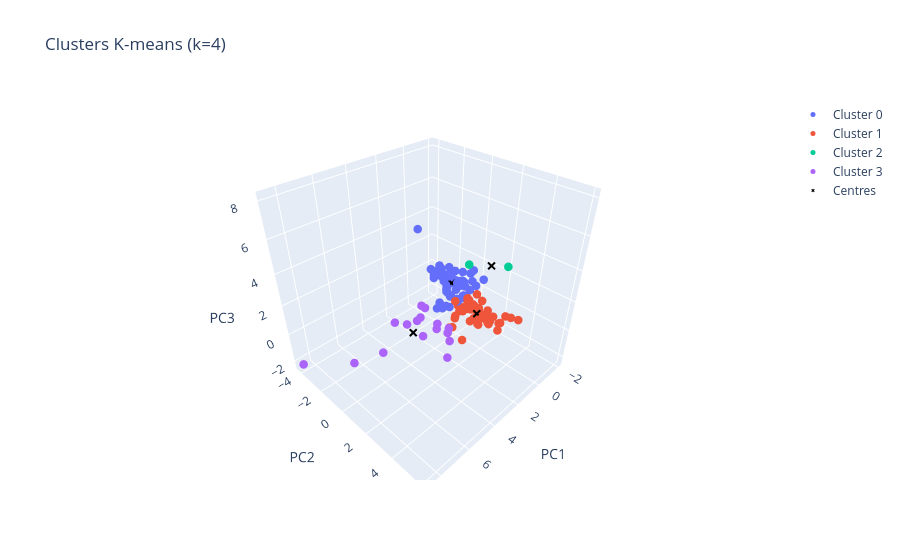
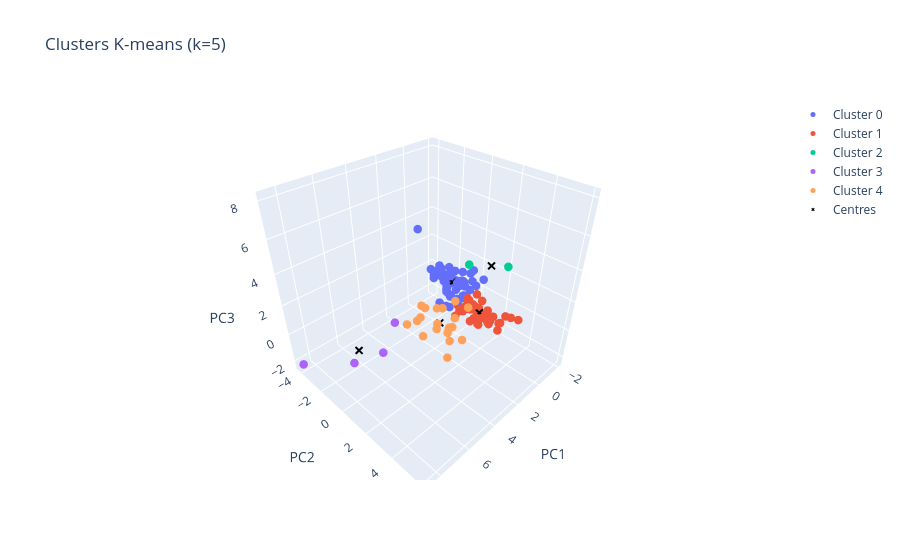

The notebook cell these images were saved under, in order:
### Code cell
# ============================================================
# K-MEANS — ANALYSE DES CLUSTERS (k=4 et k=5)
# ============================================================

def analyze_clusters(k):
    kmeans = KMeans(n_clusters=k, random_state=42)
    labels = kmeans.fit_predict(X)
    centers = kmeans.cluster_centers_

    print(f"\nAnalyse pour k={k} clusters :")
    unique, counts = np.unique(labels, return_counts=True)
    taille_clusters = {int(u): int(c) for u, c in zip(unique, counts)}
    print("Taille des clusters :", taille_clusters)

    print("Centres des clusters :")
    for i, center in enumerate(centers):
        center_rounded = [round(float(coord), 3) for coord in center]
        print(f"  Cluster {i} : {center_rounded}")


    fig = go.Figure()

    for cluster in range(k):
        mask = labels == cluster
        cluster_labels = [f'Cluster {cluster}'] * sum(mask)
        fig.add_trace(go.Scatter3d(
            x=X['PC1'][mask],
            y=X['PC2'][mask],
            z=X['PC3'][mask],
            mode='markers',
            marker=dict(size=5),
            name=f'Cluster {cluster}',
            text=df_pca['Zone'][mask],
            customdata=cluster_labels,
            hovertemplate=(
                '<b>%{text}</b><br>'
                'PC1: %{x:.2f}<br>'
                'PC2: %{y:.2f}<br>'
                'PC3: %{z:.2f}<br>'
                '%{customdata}<extra></extra>'
            )
        ))

    fig.add_trace(go.Scatter3d(
        x=centers[:, 0], y=centers[:, 1], z=centers[:, 2],
        mode='markers',
        marker=dict(size=3, color='black', symbol='x'),
        name='Centres',
        hovertemplate='<b>Centre Cluster %{pointNumber}</b><br>PC1: %{x:.2f}<br>PC2: %{y:.2f}<br>PC3: %{z:.2f}<extra></extra>'
    ))

    fig.update_layout(
        title=f'Clusters K-means (k={k})',
        scene=dict(
            xaxis_title='PC1',
            yaxis_title='PC2',
            zaxis_title='PC3'
        )
    )
    fig.show(config={'scrollZoom': True})

analyze_clusters(4)
analyze_clusters(5)

### Figure 1 — Plotly figure (JSON) as saved in the notebook; plotly's stock layout.template omitted (floating-point values rounded to 4 significant figures)
{"data": [{"customdata": ["Cluster 0", "Cluster 0", "Cluster 0", "Cluster 0", "Cluster 0", "Cluster 0", "Cluster 0", "Cluster 0", "Cluster 0", "Cluster 0", "Cluster 0", "Cluster 0", "Cluster 0", "Cluster 0", "Cluster 0", "Cluster 0", "Cluster 0", "Cluster 0", "Cluster 0", "Cluster 0", "Cluster 0", "Cluster 0", "Cluster 0", "Cluster 0", "Cluster 0", "Cluster 0", "Cluster 0", "Cluster 0", "Cluster 0", "Cluster 0", "Cluster 0", "Cluster 0", "Cluster 0", "Cluster 0", "Cluster 0", "Cluster 0", "Cluster 0", "Cluster 0", "Cluster 0", "Cluster 0", "Cluster 0", "Cluster 0", "Cluster 0", "Cluster 0", "Cluster 0", "Cluster 0", "Cluster 0", "Cluster 0", "Cluster 0", "Cluster 0", "Cluster 0", "Cluster 0", "Cluster 0", "Cluster 0", "Cluster 0", "Cluster 0", "Cluster 0", "Cluster 0", "Cluster 0"], "hovertemplate": "<b>%{text}</b><br>PC1: %{x:.2f}<br>PC2: %{y:.2f}<br>PC3: %{z:.2f}<br>%{customdata}<extra></extra>", "marker": {"size": 5}, "mode": "markers", "name": "Cluster 0", "text": ["Algérie", "Angola", "Arabie saoudite", "Arménie", "Azerbaïdjan", "Belize", "Bolivie (État plurinational de)", "Botswana", "Burkina Faso", "Bélarus", "Bénin", "Cambodge", "Congo", "El Salvador", "Eswatini", "Gabon", "Gambie", "Ghana", "Guatemala", "Guinée", "Guinée-Bissau", "Géorgie", "Haïti", "Honduras", "Jordanie", "Kazakhstan", "Kirghizistan", "Lesotho", "Libéria", "Madagascar", "Malawi", "Maldives", "Maroc", "Mauritanie", "Mongolie", "Monténégro", "Mozambique", "Namibie", "Nicaragua", "Népal", "Oman", "Ouganda", "Rwanda", "République de Moldova", "République-Unie de Tanzanie", "Sao Tomé-et-Principe", "Serbie", "Sierra Leone", "Sri Lanka", "Sénégal", "Tadjikistan", "Timor-Leste", "Togo", "Turkménistan", "Vanuatu", "Viet Nam", "Zambie", "Zimbabwe", "Équateur"], "type": "scatter3d", "x": [0.0691, -0.6791, 0.9796, -0.655, -0.3578, -0.8171, 0.2495, -1.117, -0.5537, 0.2745, -1.065, -0.7603, -1.027, -0.341, -0.5415, -1.231, -1.937, -0.7924, -0.1239, -0.7429, -1.1, -0.7019, -0.6862, -0.2563, -0.5308, -0.1442, -0.903, -0.9317, -1.31, -0.5538, -0.2918, -1.511, 0.7148, -1.263, -1.53, -0.7684, -0.5102, -1.07, -0.42, -0.03539, -1.673, -0.703, -0.8526, -0.2277, -0.5037, -1.235, -0.3324, -0.9684, -0.2184, -0.6774, -1.082, -2.008, -0.7806, -0.7809, -1.553, 1.086, -0.5019, -0.4891, 0.00474], "y": [-1.986, -2.095, -0.3504, -0.752, -1.256, -0.349, -0.7324, -0.00779, -2.392, -0.4233, -0.9583, -1.152, -1.047, -0.29, -1.283, -0.5118, -0.455, -0.7924, -1.082, -2.293, -1.784, -0.2167, -1.412, -1.082, -1.332, -1.086, -1.548, -0.6707, -0.734, -1.91, -2.615, -0.985, -0.8507, -1.401, 0.1308, -0.1824, -2.263, -0.6743, -0.395, -2.091, -0.4729, -1.991, -1.374, -1.163, -2.073, -0.5944, -0.3202, -1.148, -0.7652, -1.67, -1.482, 0.3226, -1.799, -0.769, -0.1979, -0.7128, -3.993, -1.659, -0.6363], "z": [1.038, 1.152, -0.2098, 0.1476, 0.1908, -0.3769, -0.6353, 0.2631, 0.8244, -0.5392, 0.514, 0.4427, 0.416, -0.3561, 0.3549, 0.2361, 1.132, 0.586, 0.2946, 1.207, 1.155, -0.08708, 0.8182, -0.0615, 0.4467, 0.4792, 0.8589, 0.3525, 0.4879, 0.6476, 0.9976, 0.9652, -0.1933, 0.9687, 0.4431, -0.0688, 0.8766, 0.657, -0.303, 0.6962, 1.022, 0.8071, 0.5263, 0.007013, 0.7342, 0.5059, -0.1806, 0.5459, -0.0958, 0.5944, 0.88, 0.7687, 0.6209, 0.4721, 0.619, -0.3608, 3.256, 0.4481, 0.02103]}, {"customdata": ["Cluster 1", "Cluster 1", "Cluster 1", "Cluster 1", "Cluster 1", "Cluster 1", "Cluster 1", "Cluster 1", "Cluster 1", "Cluster 1", "Cluster 1", "Cluster 1", "Cluster 1", "Cluster 1", "Cluster 1", "Cluster 1", "Cluster 1", "Cluster 1", "Cluster 1", "Cluster 1", "Cluster 1", "Cluster 1", "Cluster 1", "Cluster 1", "Cluster 1", "Cluster 1", "Cluster 1", "Cluster 1", "Cluster 1", "Cluster 1", "Cluster 1", "Cluster 1", "Cluster 1", "Cluster 1", "Cluster 1", "Cluster 1", "Cluster 1", "Cluster 1", "Cluster 1", "Cluster 1", "Cluster 1", "Cluster 1", "Cluster 1", "Cluster 1", "Cluster 1", "Cluster 1", "Cluster 1", "Cluster 1", "Cluster 1", "Cluster 1", "Cluster 1", "Cluster 1"], "hovertemplate": "<b>%{text}</b><br>PC1: %{x:.2f}<br>PC2: %{y:.2f}<br>PC3: %{z:.2f}<br>%{customdata}<extra></extra>", "marker": {"size": 5}, "mode": "markers", "name": "Cluster 1", "text": ["Albanie", "Antigua-et-Barbuda", "Autriche", "Bahamas", "Bosnie-Herzégovine", "Bulgarie", "Cabo Verde", "Canada", "Chili", "Chine - RAS de Hong-Kong", "Chine - RAS de Macao", "Chypre", "Costa Rica", "Croatie", "Danemark", "Dominique", "Estonie", "Fidji", "Finlande", "Grenade", "Grèce", "Guyana", "Hongrie", "Irlande", "Israël", "Italie", "Jamaïque", "Koweït", "Lettonie", "Lituanie", "Luxembourg", "Macédoine du Nord", "Malte", "Maurice", "Norvège", "Panama", "Portugal", "Roumanie", "République de Corée", "République dominicaine", "Saint-Kitts-et-Nevis", "Sainte-Lucie", "Samoa", "Slovaquie", "Slovénie", "Suisse", "Suriname", "Suède", "Tchéquie", "Trinité-et-Tobago", "Uruguay", "Émirats arabes unis"], "type": "scatter3d", "x": [-0.8031, -1.146, -0.3853, -1.115, -0.2646, -0.4361, -1.336, 1.986, 0.3849, -1.802, -1.066, -0.7282, -0.545, -0.6538, -0.2612, -1.474, -0.7801, -0.5917, -0.5423, -1.067, -0.2916, -0.4541, 0.8301, -0.5425, 0.805, 1.469, -0.4238, -0.7936, -0.8023, -0.4017, -1.26, -0.8764, -0.8319, -0.5481, -0.518, -0.3896, 0.08023, 0.711, 0.9498, -0.1069, -1.042, -1.017, -1.243, -0.4687, -0.634, -0.7867, -0.8762, -0.564, -0.002685, -0.6036, -0.598, -0.6808], "y": [0.2262, 1.71, 2.012, 1.801, -0.1934, 0.5258, 0.4014, 2.152, 0.1809, 3.293, 2.843, 0.4592, 0.6042, 0.6752, 2.533, 2.257, 0.7017, 0.3129, 1.502, 1.43, 0.4009, 0.05887, 1.513, 2.104, 0.3366, 0.6782, 0.7091, 0.1046, 1.045, 1.185, 3.103, 0.01737, 1.016, 0.8782, 1.88, 0.1895, 1.69, 0.417, 0.6397, 0.07604, 1.718, 1.716, 2.27, 1.494, 1.005, 2.61, 0.09229, 1.754, 1.296, 1.237, 0.2931, 1.88], "z": [-0.2195, -1.267, 0.1535, -0.8963, -0.5897, -0.4381, 0.02766, -0.5761, -0.8445, -0.6413, -0.2008, -0.5303, -0.6112, -0.242, 0.05584, -1.282, -0.4083, -0.7545, -0.8033, -1.054, -0.4793, -1.004, 0.7623, -0.362, -1.4, -0.8477, -1.423, -0.1594, -0.5813, -0.8729, -0.2724, -0.2083, -0.4536, -1.168, -0.6918, -0.5806, -0.7694, 0.5814, -0.4363, -0.7894, -1.303, -1.421, -1.731, 0.5468, -0.6051, -0.7083, -0.4129, -0.3754, 0.3392, -1.5, -0.232, -1.023]}, {"customdata": ["Cluster 2", "Cluster 2"], "hovertemplate": "<b>%{text}</b><br>PC1: %{x:.2f}<br>PC2: %{y:.2f}<br>PC3: %{z:.2f}<br>%{customdata}<extra></extra>", "marker": {"size": 5}, "mode": "markers", "name": "Cluster 2", "text": ["Allemagne", "Belgique"], "type": "scatter3d", "x": [6.425, 1.539], "y": [5.969, 4.368], "z": [8.118, 5.119]}, {"customdata": ["Cluster 3", "Cluster 3", "Cluster 3", "Cluster 3", "Cluster 3", "Cluster 3", "Cluster 3", "Cluster 3", "Cluster 3", "Cluster 3", "Cluster 3", "Cluster 3", "Cluster 3", "Cluster 3", "Cluster 3", "Cluster 3"], "hovertemplate": "<b>%{text}</b><br>PC1: %{x:.2f}<br>PC2: %{y:.2f}<br>PC3: %{z:.2f}<br>%{customdata}<extra></extra>", "marker": {"size": 5}, "mode": "markers", "name": "Cluster 3", "text": ["Afrique du Sud", "Argentine", "Colombie", "Espagne", "France", "Fédération de Russie", "Inde", "Indonésie", "Iran (République islamique d')", "Japon", "Malaisie", "Mexique", "Pologne", "Pérou", "Royaume-Uni de Grande-Bretagne et d'Irlande du Nord", "Thaïlande"], "type": "scatter3d", "x": [2.408, 2.742, 2.078, 2.468, 2.774, 6.919, 8.636, 3.642, 2.992, 2.646, 2.504, 5.227, 3.304, 1.671, 3.116, 1.917], "y": [-1.101, -0.2439, -1.148, 1.47, 1.82, -1.492, -4.216, -1.719, -1.367, 1.665, 0.6929, -0.9864, 1.413, -1.156, 2.217, -1.21], "z": [-0.807, -1.296, -0.7637, -0.1694, 0.5588, -1.486, -2.291, -0.5887, -0.9043, -1.822, 0.05724, -1.478, 0.5835, -0.2517, 0.09582, 0.01941]}, {"hovertemplate": "<b>Centre Cluster %{pointNumber}</b><br>PC1: %{x:.2f}<br>PC2: %{y:.2f}<br>PC3: %{z:.2f}<extra></extra>", "marker": {"color": "black", "size": 3, "symbol": "x"}, "mode": "markers", "name": "Centres", "type": "scatter3d", "x": [-0.652, -0.4719, 3.982, 3.44], "y": [-1.115, 1.17, 5.168, -0.3351], "z": [0.4748, -0.5905, 6.619, -0.659]}], "layout": {"scene": {"xaxis": {"title": {"text": "PC1"}}, "yaxis": {"title": {"text": "PC2"}}, "zaxis": {"title": {"text": "PC3"}}}, "title": {"text": "Clusters K-means (k=4)"}}}

### Figure 2 — Plotly figure (JSON) as saved in the notebook; plotly's stock layout.template omitted (floating-point values rounded to 4 significant figures)
{"data": [{"customdata": ["Cluster 0", "Cluster 0", "Cluster 0", "Cluster 0", "Cluster 0", "Cluster 0", "Cluster 0", "Cluster 0", "Cluster 0", "Cluster 0", "Cluster 0", "Cluster 0", "Cluster 0", "Cluster 0", "Cluster 0", "Cluster 0", "Cluster 0", "Cluster 0", "Cluster 0", "Cluster 0", "Cluster 0", "Cluster 0", "Cluster 0", "Cluster 0", "Cluster 0", "Cluster 0", "Cluster 0", "Cluster 0", "Cluster 0", "Cluster 0", "Cluster 0", "Cluster 0", "Cluster 0", "Cluster 0", "Cluster 0", "Cluster 0", "Cluster 0", "Cluster 0", "Cluster 0", "Cluster 0", "Cluster 0", "Cluster 0", "Cluster 0", "Cluster 0", "Cluster 0", "Cluster 0", "Cluster 0", "Cluster 0", "Cluster 0", "Cluster 0", "Cluster 0", "Cluster 0", "Cluster 0", "Cluster 0", "Cluster 0", "Cluster 0", "Cluster 0"], "hovertemplate": "<b>%{text}</b><br>PC1: %{x:.2f}<br>PC2: %{y:.2f}<br>PC3: %{z:.2f}<br>%{customdata}<extra></extra>", "marker": {"size": 5}, "mode": "markers", "name": "Cluster 0", "text": ["Algérie", "Angola", "Arménie", "Azerbaïdjan", "Belize", "Bolivie (État plurinational de)", "Botswana", "Burkina Faso", "Bélarus", "Bénin", "Cambodge", "Congo", "El Salvador", "Eswatini", "Gabon", "Gambie", "Ghana", "Guatemala", "Guinée", "Guinée-Bissau", "Géorgie", "Haïti", "Honduras", "Jordanie", "Kazakhstan", "Kirghizistan", "Lesotho", "Libéria", "Madagascar", "Malawi", "Maldives", "Maroc", "Mauritanie", "Mongolie", "Monténégro", "Mozambique", "Namibie", "Nicaragua", "Népal", "Oman", "Ouganda", "Rwanda", "République de Moldova", "République-Unie de Tanzanie", "Sao Tomé-et-Principe", "Serbie", "Sierra Leone", "Sri Lanka", "Sénégal", "Tadjikistan", "Timor-Leste", "Togo", "Turkménistan", "Vanuatu", "Zambie", "Zimbabwe", "Équateur"], "type": "scatter3d", "x": [0.0691, -0.6791, -0.655, -0.3578, -0.8171, 0.2495, -1.117, -0.5537, 0.2745, -1.065, -0.7603, -1.027, -0.341, -0.5415, -1.231, -1.937, -0.7924, -0.1239, -0.7429, -1.1, -0.7019, -0.6862, -0.2563, -0.5308, -0.1442, -0.903, -0.9317, -1.31, -0.5538, -0.2918, -1.511, 0.7148, -1.263, -1.53, -0.7684, -0.5102, -1.07, -0.42, -0.03539, -1.673, -0.703, -0.8526, -0.2277, -0.5037, -1.235, -0.3324, -0.9684, -0.2184, -0.6774, -1.082, -2.008, -0.7806, -0.7809, -1.553, -0.5019, -0.4891, 0.00474], "y": [-1.986, -2.095, -0.752, -1.256, -0.349, -0.7324, -0.00779, -2.392, -0.4233, -0.9583, -1.152, -1.047, -0.29, -1.283, -0.5118, -0.455, -0.7924, -1.082, -2.293, -1.784, -0.2167, -1.412, -1.082, -1.332, -1.086, -1.548, -0.6707, -0.734, -1.91, -2.615, -0.985, -0.8507, -1.401, 0.1308, -0.1824, -2.263, -0.6743, -0.395, -2.091, -0.4729, -1.991, -1.374, -1.163, -2.073, -0.5944, -0.3202, -1.148, -0.7652, -1.67, -1.482, 0.3226, -1.799, -0.769, -0.1979, -3.993, -1.659, -0.6363], "z": [1.038, 1.152, 0.1476, 0.1908, -0.3769, -0.6353, 0.2631, 0.8244, -0.5392, 0.514, 0.4427, 0.416, -0.3561, 0.3549, 0.2361, 1.132, 0.586, 0.2946, 1.207, 1.155, -0.08708, 0.8182, -0.0615, 0.4467, 0.4792, 0.8589, 0.3525, 0.4879, 0.6476, 0.9976, 0.9652, -0.1933, 0.9687, 0.4431, -0.0688, 0.8766, 0.657, -0.303, 0.6962, 1.022, 0.8071, 0.5263, 0.007013, 0.7342, 0.5059, -0.1806, 0.5459, -0.0958, 0.5944, 0.88, 0.7687, 0.6209, 0.4721, 0.619, 3.256, 0.4481, 0.02103]}, {"customdata": ["Cluster 1", "Cluster 1", "Cluster 1", "Cluster 1", "Cluster 1", "Cluster 1", "Cluster 1", "Cluster 1", "Cluster 1", "Cluster 1", "Cluster 1", "Cluster 1", "Cluster 1", "Cluster 1", "Cluster 1", "Cluster 1", "Cluster 1", "Cluster 1", "Cluster 1", "Cluster 1", "Cluster 1", "Cluster 1", "Cluster 1", "Cluster 1", "Cluster 1", "Cluster 1", "Cluster 1", "Cluster 1", "Cluster 1", "Cluster 1", "Cluster 1", "Cluster 1", "Cluster 1", "Cluster 1", "Cluster 1", "Cluster 1", "Cluster 1", "Cluster 1", "Cluster 1", "Cluster 1", "Cluster 1", "Cluster 1", "Cluster 1", "Cluster 1", "Cluster 1", "Cluster 1"], "hovertemplate": "<b>%{text}</b><br>PC1: %{x:.2f}<br>PC2: %{y:.2f}<br>PC3: %{z:.2f}<br>%{customdata}<extra></extra>", "marker": {"size": 5}, "mode": "markers", "name": "Cluster 1", "text": ["Albanie", "Antigua-et-Barbuda", "Autriche", "Bahamas", "Bosnie-Herzégovine", "Bulgarie", "Cabo Verde", "Chili", "Chine - RAS de Hong-Kong", "Chine - RAS de Macao", "Chypre", "Costa Rica", "Croatie", "Danemark", "Dominique", "Estonie", "Fidji", "Finlande", "Grenade", "Grèce", "Guyana", "Irlande", "Jamaïque", "Koweït", "Lettonie", "Lituanie", "Luxembourg", "Macédoine du Nord", "Malte", "Maurice", "Norvège", "Panama", "Portugal", "République dominicaine", "Saint-Kitts-et-Nevis", "Sainte-Lucie", "Samoa", "Slovaquie", "Slovénie", "Suisse", "Suriname", "Suède", "Tchéquie", "Trinité-et-Tobago", "Uruguay", "Émirats arabes unis"], "type": "scatter3d", "x": [-0.8031, -1.146, -0.3853, -1.115, -0.2646, -0.4361, -1.336, 0.3849, -1.802, -1.066, -0.7282, -0.545, -0.6538, -0.2612, -1.474, -0.7801, -0.5917, -0.5423, -1.067, -0.2916, -0.4541, -0.5425, -0.4238, -0.7936, -0.8023, -0.4017, -1.26, -0.8764, -0.8319, -0.5481, -0.518, -0.3896, 0.08023, -0.1069, -1.042, -1.017, -1.243, -0.4687, -0.634, -0.7867, -0.8762, -0.564, -0.002685, -0.6036, -0.598, -0.6808], "y": [0.2262, 1.71, 2.012, 1.801, -0.1934, 0.5258, 0.4014, 0.1809, 3.293, 2.843, 0.4592, 0.6042, 0.6752, 2.533, 2.257, 0.7017, 0.3129, 1.502, 1.43, 0.4009, 0.05887, 2.104, 0.7091, 0.1046, 1.045, 1.185, 3.103, 0.01737, 1.016, 0.8782, 1.88, 0.1895, 1.69, 0.07604, 1.718, 1.716, 2.27, 1.494, 1.005, 2.61, 0.09229, 1.754, 1.296, 1.237, 0.2931, 1.88], "z": [-0.2195, -1.267, 0.1535, -0.8963, -0.5897, -0.4381, 0.02766, -0.8445, -0.6413, -0.2008, -0.5303, -0.6112, -0.242, 0.05584, -1.282, -0.4083, -0.7545, -0.8033, -1.054, -0.4793, -1.004, -0.362, -1.423, -0.1594, -0.5813, -0.8729, -0.2724, -0.2083, -0.4536, -1.168, -0.6918, -0.5806, -0.7694, -0.7894, -1.303, -1.421, -1.731, 0.5468, -0.6051, -0.7083, -0.4129, -0.3754, 0.3392, -1.5, -0.232, -1.023]}, {"customdata": ["Cluster 2", "Cluster 2"], "hovertemplate": "<b>%{text}</b><br>PC1: %{x:.2f}<br>PC2: %{y:.2f}<br>PC3: %{z:.2f}<br>%{customdata}<extra></extra>", "marker": {"size": 5}, "mode": "markers", "name": "Cluster 2", "text": ["Allemagne", "Belgique"], "type": "scatter3d", "x": [6.425, 1.539], "y": [5.969, 4.368], "z": [8.118, 5.119]}, {"customdata": ["Cluster 3", "Cluster 3", "Cluster 3", "Cluster 3"], "hovertemplate": "<b>%{text}</b><br>PC1: %{x:.2f}<br>PC2: %{y:.2f}<br>PC3: %{z:.2f}<br>%{customdata}<extra></extra>", "marker": {"size": 5}, "mode": "markers", "name": "Cluster 3", "text": ["Fédération de Russie", "Inde", "Indonésie", "Mexique"], "type": "scatter3d", "x": [6.919, 8.636, 3.642, 5.227], "y": [-1.492, -4.216, -1.719, -0.9864], "z": [-1.486, -2.291, -0.5887, -1.478]}, {"customdata": ["Cluster 4", "Cluster 4", "Cluster 4", "Cluster 4", "Cluster 4", "Cluster 4", "Cluster 4", "Cluster 4", "Cluster 4", "Cluster 4", "Cluster 4", "Cluster 4", "Cluster 4", "Cluster 4", "Cluster 4", "Cluster 4", "Cluster 4", "Cluster 4", "Cluster 4", "Cluster 4"], "hovertemplate": "<b>%{text}</b><br>PC1: %{x:.2f}<br>PC2: %{y:.2f}<br>PC3: %{z:.2f}<br>%{customdata}<extra></extra>", "marker": {"size": 5}, "mode": "markers", "name": "Cluster 4", "text": ["Afrique du Sud", "Arabie saoudite", "Argentine", "Canada", "Colombie", "Espagne", "France", "Hongrie", "Iran (République islamique d')", "Israël", "Italie", "Japon", "Malaisie", "Pologne", "Pérou", "Roumanie", "Royaume-Uni de Grande-Bretagne et d'Irlande du Nord", "République de Corée", "Thaïlande", "Viet Nam"], "type": "scatter3d", "x": [2.408, 0.9796, 2.742, 1.986, 2.078, 2.468, 2.774, 0.8301, 2.992, 0.805, 1.469, 2.646, 2.504, 3.304, 1.671, 0.711, 3.116, 0.9498, 1.917, 1.086], "y": [-1.101, -0.3504, -0.2439, 2.152, -1.148, 1.47, 1.82, 1.513, -1.367, 0.3366, 0.6782, 1.665, 0.6929, 1.413, -1.156, 0.417, 2.217, 0.6397, -1.21, -0.7128], "z": [-0.807, -0.2098, -1.296, -0.5761, -0.7637, -0.1694, 0.5588, 0.7623, -0.9043, -1.4, -0.8477, -1.822, 0.05724, 0.5835, -0.2517, 0.5814, 0.09582, -0.4363, 0.01941, -0.3608]}, {"hovertemplate": "<b>Centre Cluster %{pointNumber}</b><br>PC1: %{x:.2f}<br>PC2: %{y:.2f}<br>PC3: %{z:.2f}<extra></extra>", "marker": {"color": "black", "size": 3, "symbol": "x"}, "mode": "markers", "name": "Centres", "type": "scatter3d", "x": [-0.7111, -0.6802, 3.982, 6.106, 1.972], "y": [-1.136, 1.198, 5.168, -2.104, 0.3862], "z": [0.5014, -0.6258, 6.619, -1.461, -0.3593]}], "layout": {"scene": {"xaxis": {"title": {"text": "PC1"}}, "yaxis": {"title": {"text": "PC2"}}, "zaxis": {"title": {"text": "PC3"}}}, "title": {"text": "Clusters K-means (k=5)"}}}
